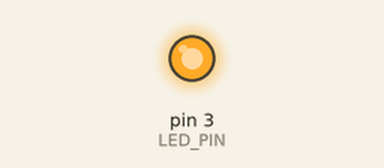
This sketch was run on a simulated Arduino Uno, built with avr-gcc and run on an emulated ATmega328P. Shown: output pins drawn as LEDs (lit = HIGH).

Above: at 0.05 s.
At 0.75 s:
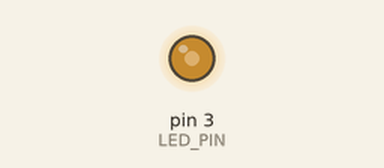
At 1.5 s:
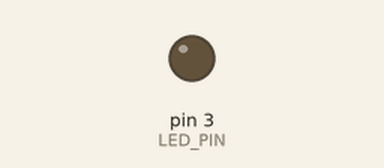
Timing chart, 0 to 3.5 s (numbered marks = the images above):
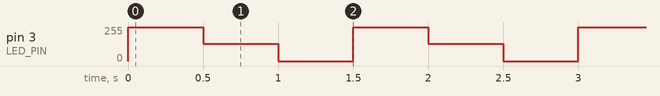

Measured:
- by itself, pin 3 (LED_PIN): repeats every 1.5 s: 128/255 0.50 s, 0/255 0.50 s, 255/255 0.50 s

The sketch:

06.Analog.ino
```cpp
int LED_PIN = 3;

void setup() {
  pinMode(LED_PIN, OUTPUT);
}

void loop() {
  analogWrite(LED_PIN, 255); // 최대 출력 (digitalWrite의 HIGH와 동일한 상태)
  delay(500);

  analogWrite(LED_PIN, 128); // 50% 출력 (2.5V와 동일한 상태)
  delay(500);

  analogWrite(LED_PIN, 0); // 최소 출력 (digitalWrite의 LOW와 동일한 상태)
  delay(500);
}
```
